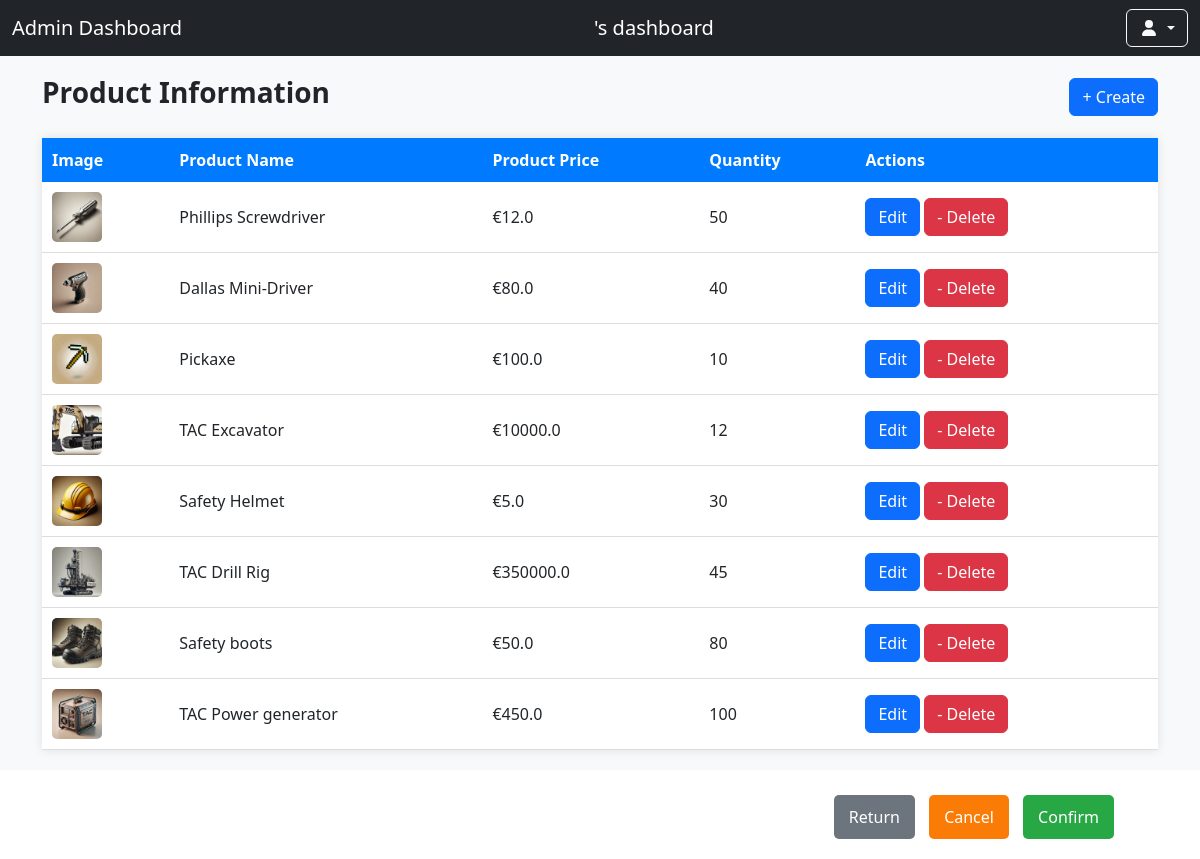
The app's page /manage_product, older data.
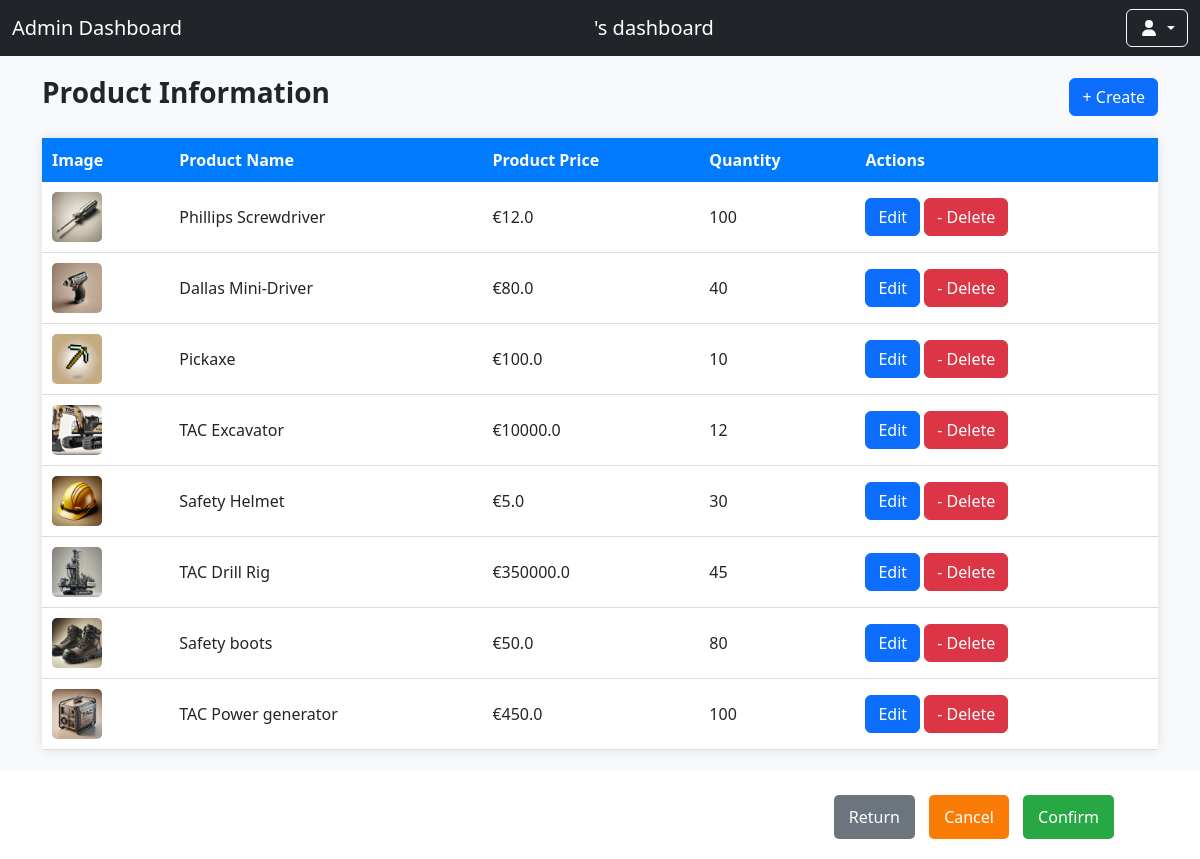
The same page, newer data.
### tables this page shows
CREATE TABLE Product (
                prodID INTEGER PRIMARY KEY AUTOINCREMENT,
                prodName TEXT NOT NULL,
                prodDesc TEXT,
                prodPrice REAL NOT NULL,
                prodStock INTEGER NOT NULL,
                prodUsage TEXT NOT NULL,
                uniqeAttribute TEXT NOT NULL,
                prodImage TEXT
            );

### app.py (the view)
@app.route('/manage_product')
def manage_product():
    products = product_service.get_all_products()
    return render_template('manageProd.html', products=products)

### app.py (called while the page is built)
@app.context_processor
def inject_cart_count(): #This function initialises the webpage cart and creates a 0 item basket to begin with
    cart_count = session.get('cart_count', 0)  # Default to 0 if no items in the cart
    return dict(cart_count=cart_count)

### dao/ProductDAO.py (called while the page is built)
    def get_all_products(self):
        self.cursor.execute("SELECT * FROM Product")
        rows = self.cursor.fetchall()
        return [Product(row[0], row[1], row[2], row[3], row[4], row[5], row[6].split(","), row[7]) for row in rows]

### service/ProductService.py (called while the page is built)
    def get_all_products(self):
        return self.product_dao.get_all_products()

### templates/manageProd.html (shortened to what this page needs)
{% extends 'adminBase.html' %}
{% block content %}
<section style="background-color: #f8f9fa; padding: 20px;">
    <div class="container">
        <div style="display: flex; justify-content: space-between; align-items: center; margin-bottom: 20px;">
            <h1 style="font-size: 28px; font-weight: bold;">Product Information</h1>
            <button class="btn btn-primary" data-bs-toggle="modal" data-bs-target="#createProductModal">+ Create</button>
        </div>
        <table style="width: 100%; border-collapse: collapse; background-color: #fff; box-shadow: 0 0 10px rgba(0, 0, 0, 0.1);">
            <thead>
                <tr style="background-color: #007bff; color: #fff; text-align: left;">
                    <th style="padding: 10px;">Image</th>
                    <th style="padding: 5px;">Product Name</th>
                    <th style="padding: 5px;">Product Price</th>
                    <th style="padding: 5px;">Quantity</th>
                    <th style="padding: 10px;">Actions</th>
                </tr>
            </thead>
            <tbody>
                {% for product in products %}
                <tr style="border-bottom: 1px solid #ddd;">
                    <td style="padding: 10px;">
                        <img src="{{ url_for('static', filename='images/' + product.prodImage) }}"
                            alt="Product Image"
                            style="width: 50px; height: 50px; object-fit: cover; border-radius: 5px;">
                    </td>
                    <td style="padding: 5px;">{{ product.prodName }}</td>
                    <td style="padding: 5px;">€{{ product.prodPrice }}</td>
                    <td style="padding: 5px;">{{ product.prodStock }}</td>
                    <td style="padding: 10px;">
                        <button class="btn btn-primary edit-btn"
                                data-bs-toggle="modal"
                                data-bs-target="#editProductModal"
                                data-prod-id="{{ product.prodID }}"
                                data-prod-name="{{ product.prodName }}"
                                data-prod-desc="{{ product.prodDesc }}"
                                data-prod-price="{{ product.prodPrice }}"
                                data-prod-stock="{{ product.prodStock }}"
                                data-prod-usage="{{ product.prodUsage }}"
                                data-prod-attributes="{{ product.uniqeAttribute | join(',') }}">
                            Edit
                        </button>
                        <button class="btn btn-danger delete-btn" data-prod-id="{{ product.prodID }}">
                            - Delete
                        </button>
                    </td>
                </tr>
                {% endfor %}
            </tbody>
        </table>
    </div>
</section>
<div style="margin-top: 5px; padding: 20px; text-align: right; margin-right: 66px;">
    <button style="background-color: #6c757d; color: #fff; border: none; padding: 10px 15px; border-radius: 5px; cursor: pointer; margin-right: 10px;">Return</button>
    <button style="background-color:rgb(250, 124, 7); color: #fff; border: none; padding: 10px 15px; border-radius: 5px; cursor: pointer; margin-right: 10px;">Cancel</button>
    <button style="background-color: #28a745; color: #fff; border: none; padding: 10px 15px; border-radius: 5px; cursor: pointer;">Confirm</button>
</div>
{% endblock %}

### templates/adminBase.html (shortened to what this page needs)
<!DOCTYPE html>
<html lang="en">
    <head>
        <link href="https://cdn.jsdelivr.net/npm/bootstrap@5.3.0/dist/css/bootstrap.min.css" rel="stylesheet" />
        <link href="{{ url_for('static', filename='css/stylesAdmin.css') }}" rel="stylesheet" />
    </head>
    <body>
        <nav class="navbar navbar-dark bg-dark">
            <div class="container-fluid">
                <a class="navbar-brand">Admin Dashboard</a>
                <a class="navbar-brand">{{session['user_firstName']}}'s dashboard</a>
                <div class="d-flex">
                    <div class="dropdown">
                        <a class="btn btn-outline-light dropdown-toggle" href="#" role="button" id="dropdownMenuLink" data-bs-toggle="dropdown" aria-expanded="false">
                            <i class="fas fa-user fa-fw"></i>
                        </a>
                    </div>
                </div>
            </div>
        </nav>
       {% block content %}  {% endblock %}
    </body>
</html>

Row changes from the older to the newer data that the page shows:
changed Product "Phillips Screwdriver": prodStock "50" → "100"
